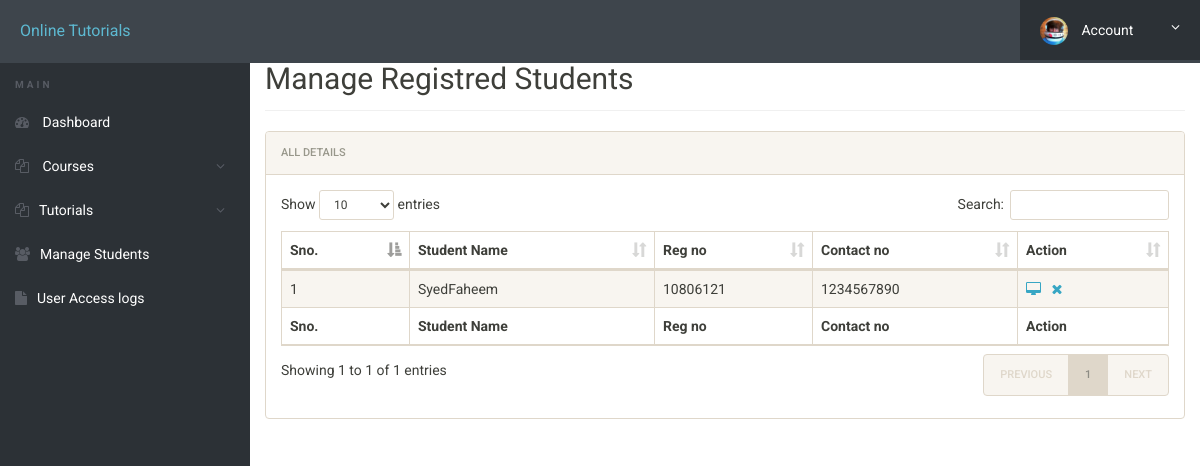
The page /admin/manage-students.php (signed in) on the database its author committed.
### tables this page shows
CREATE TABLE `registration` (
  `id` int(11) NOT NULL,
  `roomno` int(11) DEFAULT NULL,
  `seater` int(11) DEFAULT NULL,
  `feespm` int(11) DEFAULT NULL,
  `foodstatus` int(11) DEFAULT NULL,
  `stayfrom` date DEFAULT NULL,
  `duration` int(11) DEFAULT NULL,
  `course` varchar(500) DEFAULT NULL,
  `regno` int(11) DEFAULT NULL,
  `firstName` varchar(500) DEFAULT NULL,
  `middleName` varchar(500) DEFAULT NULL,
  `lastName` varchar(500) DEFAULT NULL,
  `gender` varchar(250) DEFAULT NULL,
  `contactno` bigint(11) DEFAULT NULL,
  `emailid` varchar(500) DEFAULT NULL,
  `egycontactno` bigint(11) DEFAULT NULL,
  `guardianName` varchar(500) DEFAULT NULL,
  `guardianRelation` varchar(500) DEFAULT NULL,
  `guardianContactno` bigint(11) DEFAULT NULL,
  `corresAddress` varchar(500) DEFAULT NULL,
  `corresCIty` varchar(500) DEFAULT NULL,
  `corresState` varchar(500) DEFAULT NULL,
  `corresPincode` int(11) DEFAULT NULL,
  `pmntAddress` varchar(500) DEFAULT NULL,
  `pmntCity` varchar(500) DEFAULT NULL,
  `pmnatetState` varchar(500) DEFAULT NULL,
  `pmntPincode` int(11) DEFAULT NULL,
  `postingDate` timestamp NULL DEFAULT current_timestamp(),
  `updationDate` varchar(500) DEFAULT NULL
);

### admin/manage-students.php (the view, shortened to what this page needs)
<?php
include('includes/config.php');
?>
<!doctype html>
<html lang="en" class="no-js">
<head>
	<link rel="stylesheet" href="css/font-awesome.min.css">
	<link rel="stylesheet" href="css/bootstrap.min.css">
	<link rel="stylesheet" href="css/dataTables.bootstrap.min.css">
	<link rel="stylesheet" href="css/bootstrap-social.css">
	<link rel="stylesheet" href="css/bootstrap-select.css">
	<link rel="stylesheet" href="css/fileinput.min.css">
	<link rel="stylesheet" href="css/awesome-bootstrap-checkbox.css">
	<link rel="stylesheet" href="css/style.css">
</head>
<body>
	<?php include('includes/header.php');?>
	<div class="ts-main-content">
			<?php include('includes/sidebar.php');?>
		<div class="content-wrapper">
			<div class="container-fluid">
				<div class="row">
					<div class="col-md-12">
						<h2 class="page-title" style="margin-top:4%">Manage Registred Students</h2>
						<div class="panel panel-default">
							<div class="panel-heading">All  Details</div>
							<div class="panel-body">
								<table id="zctb" class="display table table-striped table-bordered table-hover" cellspacing="0" width="100%">
									<thead>
										<tr>
											<th>Sno.</th>
											<th>Student Name</th>
											<th>Reg no</th>
											<th>Contact no </th>
											<th>Action</th>
										</tr>
									</thead>
									<tfoot>
										<tr>
											<th>Sno.</th>
											<th>Student Name</th>
											<th>Reg no</th>
											<th>Contact no </th>
											<th>Action</th>
										</tr>
									</tfoot>
									<tbody>
<?php
$ret="select * from registration";
$stmt= $mysqli->prepare($ret) ;
$stmt->execute() ;
$res=$stmt->get_result();
$cnt=1;
while($row=$res->fetch_object())
	  {
	  	?>
<tr><td><?php echo $cnt;;?></td>
<td><?php echo $row->firstName;?><?php echo $row->middleName;?><?php echo $row->lastName;?></td>
<td><?php echo $row->regno;?></td>
<td><?php echo $row->contactno;?></td>
<td>
<a href="student-details.php?regno=<?php echo $row->regno;?>" title="View Full Details"><i class="fa fa-desktop"></i></a>&nbsp;&nbsp;
<a href="manage-students.php?del=<?php echo $row->regno;?>" title="Delete Record" onclick="return confirm('Do you want to delete');"><i class="fa fa-close"></i></a></td>
										</tr>
									<?php
$cnt=$cnt+1;
									 } ?>
									</tbody>
								</table>
							</div>
						</div>
					</div>
				</div>
			</div>
		</div>
	</div>
</body>
</html>

### admin/css/style.css (style rules this page uses)
html { font-size: 14px; }
@media only screen and (min-width: 480px) { html { font-size: 17px; } }
@media only screen and (min-width: 768px) { html { font-size: 14px; } }
body { font-size: 1em; }
a { color: #37a6c4; }
.panel { overflow: hidden; }
.page-title { padding-bottom: 15px; margin-bottom: 20px; border-bottom: 1px solid #f0f0f0; }
.ts-main-content .content-wrapper { padding-top: 15px; margin-top: 10px; }
@media only screen and (min-width: 992px) { .ts-main-content .content-wrapper { margin-left: 250px; } }

### rows shown on the page
registration: firstName "Syed", lastName "Faheem", regno "10806121", contactno "1234567890"
